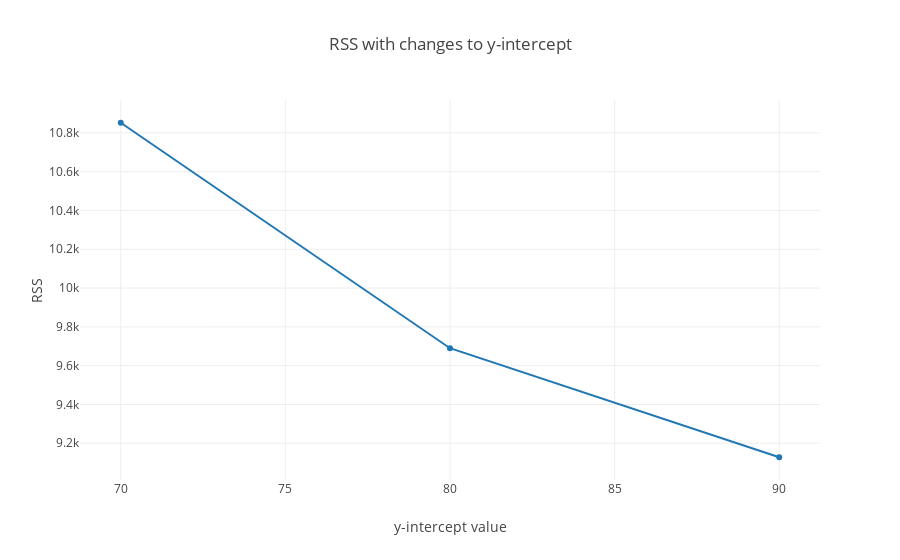

Notebook cell for this chart:
### Markdown cell above
To see this, let's zoom in on our cost function, and look at just one part of it.  Looking at our zoomed in cost function below, do you see a way that we can get a sense of how to alter our y intercept next and how much we should alter our this value?

### Code cell
import plotly
from plotly.offline import init_notebook_mode, iplot
from graph import m_b_trace, trace_values, plot, build_layout
init_notebook_mode(connected=True)
layout = build_layout(options = {'title': 'RSS with changes to y-intercept', 'xaxis': {'title': 'y-intercept value'}, 'yaxis': {'title': 'RSS'}})
b_values = list(range(70, 150, 10)[:3])
rss = [10852, 9690, 9128, 9166, 9804, 11042, 12880, 15318][:3]
cost_curve_trace = trace_values(b_values, rss, mode="line")
plot([cost_curve_trace], layout)

### Figure 1 — Plotly figure (JSON) as saved in the notebook; plotly's stock layout.template omitted (floating-point values rounded to 4 significant figures)
{"data": [{"mode": "line", "name": "data", "text": [], "x": [70, 80, 90], "y": [10852, 9690, 9128]}], "layout": {"title": "RSS with changes to y-intercept", "xaxis": {"title": "y-intercept value"}, "yaxis": {"title": "RSS"}}}
